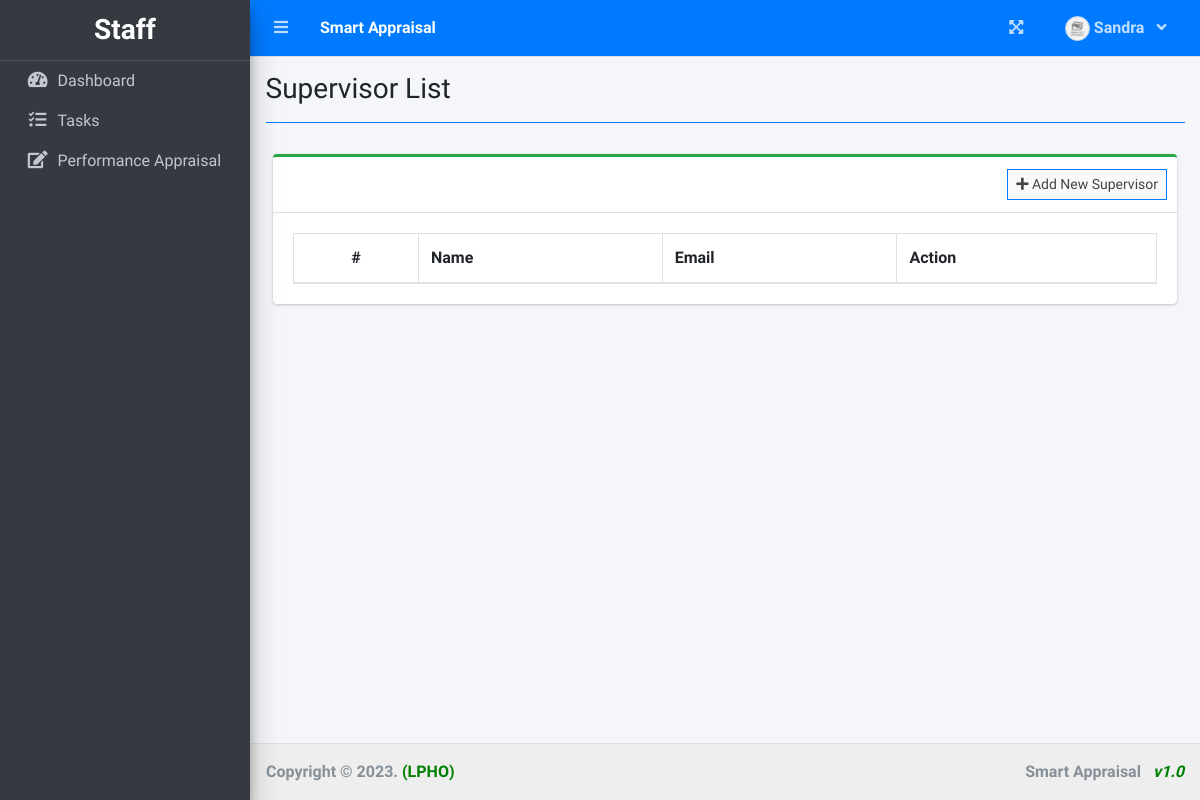
/index.php?page=supervisor_list (signed in), run on an earlier commit of the app's database.
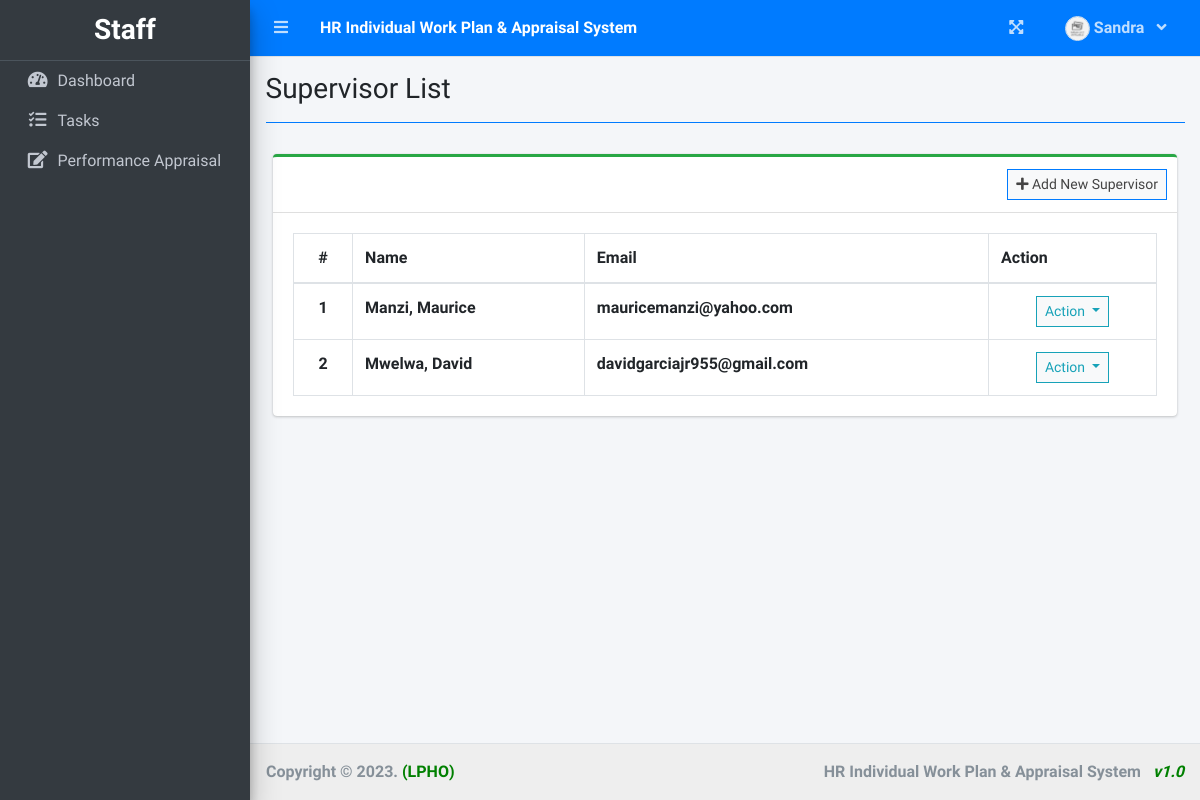
And on a later commit of the database.
### tables this page shows
CREATE TABLE `supervisor_list` (
  `id` int(30) NOT NULL,
  `employee_id` varchar(50) NOT NULL,
  `firstname` varchar(200) NOT NULL,
  `middlename` varchar(200) NOT NULL,
  `lastname` varchar(200) NOT NULL,
  `email` varchar(200) NOT NULL,
  `password` text NOT NULL,
  `sex` varchar(20) NOT NULL,
  `DOB` date DEFAULT NULL,
  `station` varchar(50) NOT NULL,
  `sup_lv_id` int(10) NOT NULL,
  `department_id` int(30) NOT NULL,
  `j_title_id` int(30) NOT NULL,
  `ministry` varchar(50) NOT NULL,
  `section` varchar(50) NOT NULL,
  `avatar` text DEFAULT NULL,
  `date_created` datetime NOT NULL DEFAULT current_timestamp()
);

### supervisor_list.php (the view, shortened to what this page needs)
<?php include 'db_connect.php' ?>
<div class="col-lg-12">
	<div class="card card-outline card-success">
		<div class="card-header">
			<div class="card-tools">
				<a class="btn btn-block btn-sm btn-default btn-flat border-primary" href="./index.php?page=new_supervisor"><i class="fa fa-plus"></i> Add New Supervisor</a>
			</div>
		</div>
		<div class="card-body">
			<table class="table tabe-hover table-bordered" id="list">
				<thead>
					<tr>
						<th class="text-center">#</th>
						<th>Name</th>
						<th>Email</th>
						<th>Action</th>
					</tr>
				</thead>
				<tbody>
					<?php
					$i = 1;
					$qry = $conn->query("SELECT *,concat(lastname,', ',firstname,' ',middlename) as name FROM supervisor_list order by concat(lastname,', ',firstname,' ',middlename) asc");
					while ($row = $qry->fetch_assoc()) :
					?>
						<tr>
							<th class="text-center"><?php echo $i++ ?></th>
							<td><b><?php echo ucwords($row['name']) ?></b></td>
							<td><b><?php echo $row['email'] ?></b></td>
							<td class="text-center">
								<button type="button" class="btn btn-default btn-sm btn-flat border-info wave-effect text-info dropdown-toggle" data-toggle="dropdown" aria-expanded="true">
									Action
								</button>
							</td>
						</tr>
					<?php endwhile; ?>
				</tbody>
			</table>
		</div>
	</div>
</div>

### index.php (shortened to what this page needs)
<!DOCTYPE html>
<html lang="en">
<?php
include 'header.php'
?>
<body class="hold-transition sidebar-mini layout-fixed layout-navbar-fixed layout-footer-fixed">
  <div class="wrapper">
    <?php include 'topbar.php' ?>
    <?php include 'sidebar.php' ?>
    <div class="content-wrapper">
      <div class="content-header">
        <div class="container-fluid">
          <div class="row mb-2">
            <div class="col-sm-6">
              <h3 class="m-0"><?php echo $title ?></h3>
            </div>
          </div>
          <hr class="border-primary">
        </div>
      </div>
      <section class="content">
        <div class="container-fluid">
          <?php
          $page = isset($_GET['page']) ? $_GET['page'] : 'home';
          if (!file_exists($page . ".php")) {
            include '404.html';
          } else {
            include $page . '.php';
          }
          ?>
        </div>
      </section>
    </div>
    <footer class="main-footer" style="background-color: #eee">
      <strong>Copyright © <?php echo date('Y') ?>.
      </strong>
      <b style="color: green">(LPHO)</b>
      <div class="float-right d-none d-sm-inline-block">
        <b><?php echo $_SESSION['system']['name'] ?> &nbsp; <i style="color: green">v1.0</i></b>
      </div>
    </footer>
  </div>
</body>
</html>

### topbar.php (shortened to what this page needs)
<nav class="main-header navbar navbar-expand navbar-primary navbar-dark ">
  <ul class="navbar-nav">
    <?php if(isset($_SESSION['login_id'])): ?>
    <li class="nav-item">
      <a class="nav-link" data-widget="pushmenu" href="" role="button"><i class="fas fa-bars"></i></a>
    </li>
  <?php endif; ?>
    <li>
      <a class="nav-link text-white"  href="./" role="button"> <large><b><?php echo $_SESSION['system']['name'] ?></b></large></a>
    </li>
  </ul>
  <ul class="navbar-nav ml-auto">
    <li class="nav-item">
      <a class="nav-link" data-widget="fullscreen" href="#" role="button">
        <i class="fas fa-expand-arrows-alt"></i>
      </a>
    </li>
   <li class="nav-item dropdown">
          <a class="nav-link"  data-toggle="dropdown" aria-expanded="true" href="javascript:void(0)">
            <span>
              <div class="d-felx badge-pill">
                <span class=""><img src="assets/uploads/<?php echo $_SESSION['login_avatar'] ?>" alt="" class="user-img border "></span>
                <span><b><?php echo ucwords($_SESSION['login_firstname']) ?></b></span>
                <span class="fa fa-angle-down ml-2"></span>
              </div>
            </span>
          </a>
    </li>
  </ul>
</nav>

What changed in the data, as far as the page shows it:
added supervisor_list: name "Manzi, Maurice", email "mauricemanzi@yahoo.com"
added supervisor_list: name "Mwelwa, David", email "davidgarciajr955@gmail.com"
Also different on the page:
$_SESSION['system']['name']: "Smart Appraisal" → "HR Individual Work Plan & Appraisal System"
